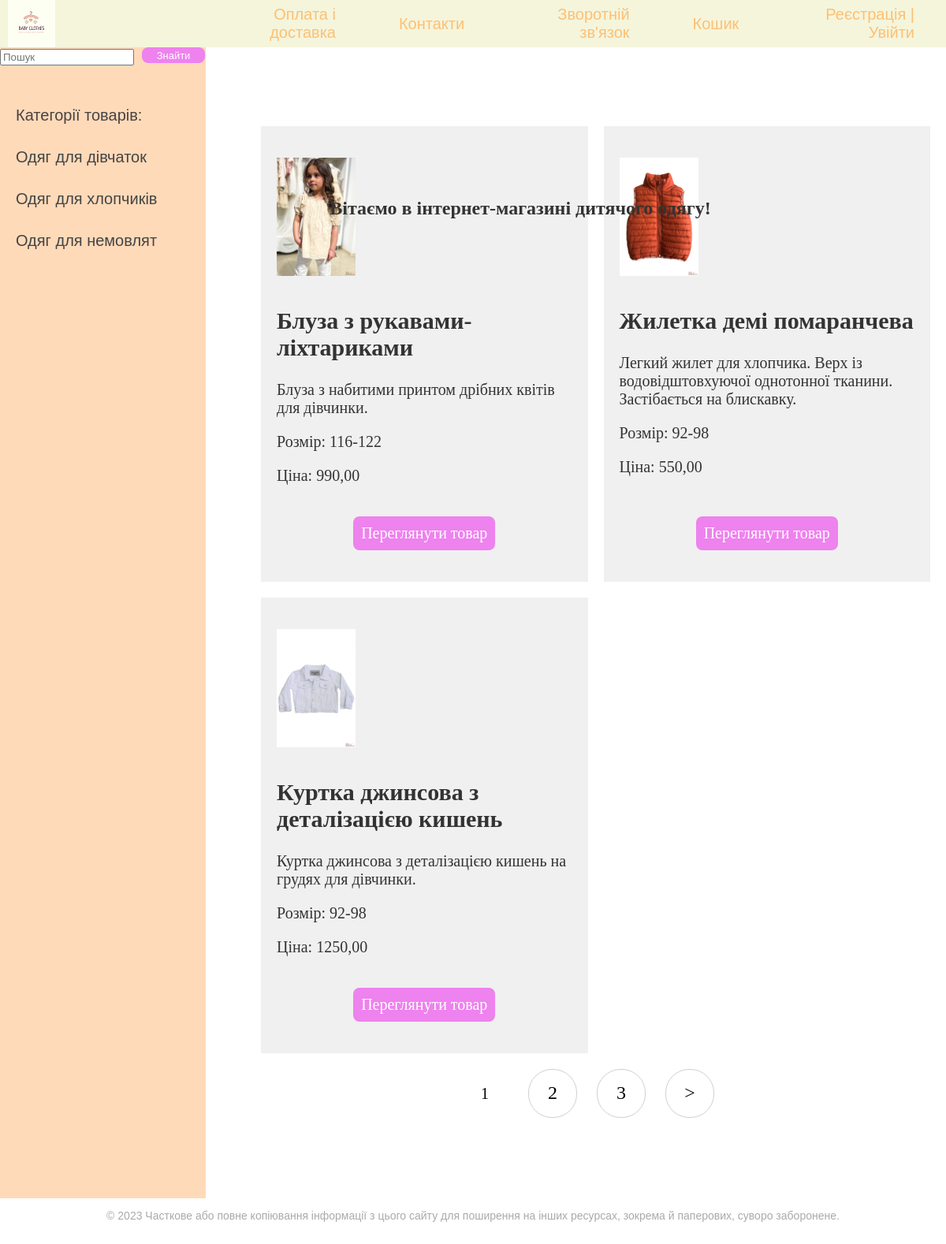
The page / on the database its author committed.
### online_store/models.py (models this page shows, shortened)
class Category(models.Model):
    name = models.CharField(max_length=100, db_index=True, verbose_name = 'Категорія')
    slug = models.SlugField(max_length=255, unique=True, null=True, db_index=True, verbose_name='URL')
    def get_absolute_url(self):
        return reverse('category', kwargs={'cat_id': self.pk})
    class Meta:
        verbose_name = 'Категорія'
        verbose_name_plural = 'Категорії'
        ordering = ['id']

class Product(models.Model):
    name = models.CharField(max_length=100, verbose_name='Назва товару')
    slug = models.SlugField(max_length=255, unique=True, null=True, db_index=True, verbose_name='URL')
    description = models.TextField(blank=True, verbose_name='Опис товару')
    size = models.ForeignKey('Size', on_delete=models.PROTECT, null=True , verbose_name='Розмір')
    price = models.DecimalField(max_digits=10, decimal_places=2, verbose_name='Ціна')
    photo = models.ImageField(upload_to='photos/', verbose_name='Фото')
    availability = models.BooleanField(default=True, verbose_name='Наявність')
    cat = models.ForeignKey('Category', on_delete=models.PROTECT, null=True, verbose_name='Категорія')
    def get_absolute_url(self):
        return reverse('product_page', kwargs={'prod_id': self.pk})
    class Meta:
        verbose_name = 'Дитячі товари'
        verbose_name_plural = 'Дитячі товари'
        ordering = ['name']

class Size(models.Model):
    size_type = models.CharField(max_length=50)
    def __str__(self):
        return self.size_type

### online_store/views.py (the view)
# urls.py: 2. Add a URL to urlpatterns:  path('', views.home, name='home')
def home(request):
    query = request.GET.get('q')
    if query:
        prod = Product.objects.filter(name__icontains=query)
    else:
        prod = Product.objects.all()
    paginator = Paginator(prod, 3)
    page = request.GET.get('page')
    if page:
        prod = paginator.get_page(page)
    else:
        prod = paginator.get_page(1)
    goods = Category.objects.all()
    context = {'menu': menu, 'goods': goods, 'prod': prod}
    return render(request, 'home.html', context=context)

### online_store/templates/home.html (shortened to what this page needs)
{% extends 'base.html' %}
{% block content %}
<div>
<h2 class="centered">Вітаємо в інтернет-магазині дитячого одягу!</h2>
</div>
<div class="product-grid">
        {% for p in prod %}
    <div class="product-tile">
        <div class="product-content">
            {% if p.photo %}
                <p><img class="img-article home" src="{{ p.photo.url }}"></p>
            {% endif %}
                <h2>{{ p.name }}</h2>
                <p>{{ p.description }}</p>
                <p>Розмір: {{ p.size }}</p>
                <p>Ціна: {{ p.price }}</p>
</div>
        <div class="button-container">
        <p class="link-read-post"><a href="{{ p.get_absolute_url }}">Переглянути товар</a></p>
            </div>
     </div>
        {% endfor %}
    </div>
{% if prod.has_other_pages %}
<nav class="list-pages">
    <ul>
        {% for p in prod.paginator.page_range %}
            {% if prod.number == p %}
                <li class="page-num page-num-selected">{{ p }}</li>
            {% elif p >= prod.number|add:"-2" and p <= prod.number|add:"2" %}
                <li class="page-num">
                    <a href="?page={{ p }}">{{ p }}</a>
                </li>
            {% endif %}
        {% endfor %}
        {% if prod.has_next %}
            <li class="page-num">
                <a href="?page={{ prod.next_page_number }}">&gt;</a>
            </li>
        {% endif %}
    </ul>
</nav>
{% endif %}
{% endblock %}

### online_store/templates/base.html (shortened to what this page needs)
<!DOCTYPE html>
{% load static %}
<html>
<head>
    <link type="text/css" href="{% static 'css/styles.css'%}" rel="stylesheet">
</head>
<body>
<table class="table-page" border=0 cellpadding="0" cellspacing="0">
<tr><td valign=top>
{% block mainmenu %}
<div class="header">
		<ul id="mainmenu" class="mainmenu">
		<li class="logo"><a href="/"><div class="logo"></div></a></li>
{% for m in menu %}
			<li><a href="{% url m.url_name %}">{{m.title}}</a></li>
{% endfor %}
{% if user.is_authenticated %}
<li><a href="{% url 'client_page' %}">{{user.username}}</a> | <a href="{% url 'logout' %}">Вийти</a></li>
{% else %}
<li><a href="{% url 'register' %}">Реєстрація</a> | <a href="{% url 'login' %}">Увійти</a></li>
{% endif %}
		</ul>
</div>
{% endblock %}
<table class="table-content" border=0 cellpadding="0" cellspacing="0">
<tr>
<td valign="top" class="left-chapters">
	<form class="form-inline mt-2 mt-md-0" method="get">
    				<input name="q" class="form-control custom-input-style mr-sm-2" type="text" placeholder="Пошук" aria-label="Search">
		<div class="search-container">
					<input type="submit" value="Знайти" class="button-style">
		</div>
	</form>
<ul id="leftchapters">
{% if cat_selected == 0 %}
		<li class="selected">Категорії товарів:</li>
{% else %}
		<li><a href="{% url 'home' %}">Категорії товарів:</a></li>
{% endif %}
{% for c in goods %}
		<li><a href="{{ c.get_absolute_url }}">{{c.name}}</a></li>
{% endfor %}
</ul>
</td>
<td valign="top" class="content">
<div class="content-text">
{% block content %}
{% endblock %}
</div>
</td></tr></table></td></tr>
<tr><td valign=top>
	<div id="footer">
		<p>&copy; 2023 Часткове або повне копіювання інформації з цього сайту для поширення на інших ресурсах, зокрема й паперових, суворо заборонене.</p>
	</div>
</td></tr></table>
</body>
</html>

### online_store/static/css/styles.css (style rules this page uses)
html, body { font-family: 'Arial'; margin: 0; padding: 0; height: 100%; width: 100%; color: #444; }
.button-style { background-color: violet; color: #fff; padding: 20px 10px; border: none; border-radius: 5px; cursor: pointer; }
a { color: #0059b2; text-decoration: none; }
img { max-width: 600px; height: auto; }
img.img-article { max-width: 300px; height: auto; float: center; padding: 0 10px 10px 0; }
img.img-article.home { max-width: 100px; height: auto; float: center; padding: 0 10px 10px 0; }
p.link-read-post { display: flex; justify-content: center; }
p.link-read-post a { display: inline-block; padding: 10px; min-width: 70px; background: violet; color: #fff; text-decoration: none; border-radius: 8px; }
.table-page { width: 100%; height: 100%; vertical-align: top; }
.table-page tr { height: 100%; }
.header { display: flex; background: beige; height: 60px; align-items: left; }
.logo { background: url('../images/p.png') no-repeat 10px 5px; width: 250px; height: 70px; }
ul.mainmenu { list-style: none; margin: 0; padding: 0; height: 60px; color: #fdc073; font-size: 20px; overflow: hidden; text-align: right; align-items: center; flex-grow: 1; display: flex; justify-content: flex-end; }
ul.mainmenu li { display: inline-block; margin: 0 40px; }
ul.mainmenu li.logo { margin: 0; }
ul.mainmenu li a { color: #fdc073; text-decoration: none; }
.table-content { width: 100%; min-height: 100%; height: 100%; }
.left-chapters { margin: 0; background: #FFDAB9; border-right: 1px solid #FFDAB9; min-height: 100%; }
.left-chapters ul { width: 230px; min-height: 100%; margin: 0; padding: 20px 10px 10px 20px; list-style: none; font-size: 20px; }
.left-chapters ul li { margin: 30px 0 0 0; color: #999; }
.left-chapters ul li a { color: #444; text-decoration: none; }
.content { padding: 40px 20px 20px 40px; width: 100%; box-sizing: border-box; }
.content-text { margin: 60px 0 0 30px; color: #000; font-size: 20px; font-family: Yandex Sans Display Light; }
#footer { box-sizing: border-box; width: 100%; background: lightbeige; padding: 60px; color: #aaa; font-size: 14px; font-family: Verdana, Geneva, Arial, Helvetica; text-align: center; overflow: hidden; }
.list-pages { text-align: center; margin: 0 0 20px 0; }
.list-pages ul { margin: 20px 0 0 0; padding: 0; list-style: none; }
.list-pages ul li { display: inline-block; margin: 0 20px 0 0; }
.list-pages a { color: #000; font-size: 24px; text-decoration: none; }
.list-pages .page-num, .page-num-selected { display: inline-block; width: 60px; height: 44px; padding: 16px 0 0 0; border: 1px solid #d0d0d0; border-radius: 30px; }
.list-pages .page-num-selected { border: none; color: #000; font-size: 20px; }
.custom-input-style { width: 80%; }
.product-grid { display: grid; grid-template-columns: repeat(auto-fill, minmax(300px, 1fr)); grid-gap: 20px; }
.product-tile { background-color: #f0f0f0; padding: 20px; display: flex; flex-direction: column; justify-content: space-between; }
.product-content { margin-bottom: 20px; color: #333; }
.link-read-post { text-align: center; margin-top: auto; }
.link-read-post a { display: inline-block; padding: 10px; min-width: 50px; background: violet; color: #fff; text-decoration: none; border-radius: 8px; }
.centered { position: absolute; top: 15%; left: 55%; transform: translate(-50%, -50%); text-align: center; color: #333; font-size: 24px; margin-top: 20px; }
.button-container { display: flex; justify-content: center; }
ul { list-style: none; }
li { display: flex; align-items: flex-start; margin-bottom: 20px; }
.img-article { width: 200px; margin-right: 20px; }
.button-style { display: inline-block; padding: 10px; min-width: 70px; background: violet; color: #fff; text-decoration: none; border-radius: 8px; }
.search-container { display: flex; align-items: center; justify-content: flex-end; margin-bottom: 5px; }
.form-inline { display: flex; align-items: center; }
.custom-input-style { margin-right: 10px; }
.button-style { margin-left: 0; width: 80px; height: 20px; padding: 0px; font-size: 13px; }

### rows shown on the page
Category: name "Одяг для дівчаток"
Category: name "Одяг для хлопчиків"
Category: name "Одяг для немовлят"
Product: photo (picture), name "Блуза з рукавами-ліхтариками", description "Блуза з набитими принтом дрібних квітів для дівчинки.", size "116-122", price "990,00"
Product: photo (picture), name "Жилетка демі помаранчева", description "Легкий жилет для хлопчика. Верх із водовідштовхуючої однотонної тканини. Застібається на блискавку.", size "92-98", price "550,00"
Product: photo (picture), name "Куртка джинсова з деталізацією кишень", description "Куртка джинсова з деталізацією кишень на грудях для дівчинки.", size "92-98", price "1250,00"

### other values the page prints
{{ m.title }} "Оплата і доставка" "Контакти" "Зворотній зв'язок" "Кошик"
{{ p }} "1"
{{ p }} "2" "3"
